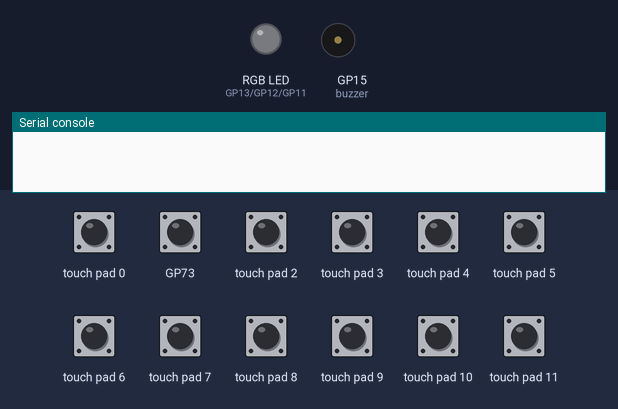
Bench run of a program on a simulated Raspberry Pi Pico running MicroPython. On the bench: an RGB LED mixed from three pins (HIGH = lit), buzzer (waves = sounding), the last lines printed to the serial console. The test bench sets the inputs (shaded band); at power-on: touch pad 0, touch pad 2–11 LOW. Dim RGB values are drawn brighter than linear; random numbers come from a fixed seed; library files of the repository ran but are not shown: mpr121.py.

Above: at 1.2 s.
1.3 s: touch pad 0 pulled HIGH for 0.15 s
At 1.38 s:
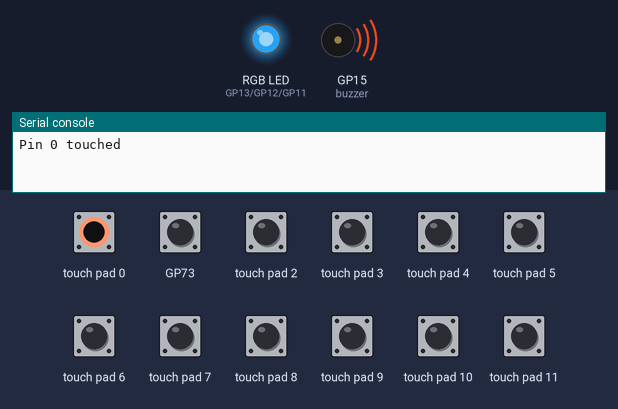
2.9 s: BOOTSEL button pressed for 0.15 s
At 2.97 s:
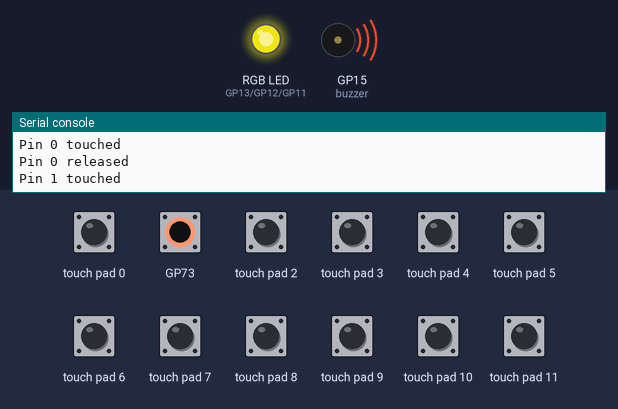
4.5 s: touch pad 2 pulled HIGH for 0.15 s
At 4.57 s:
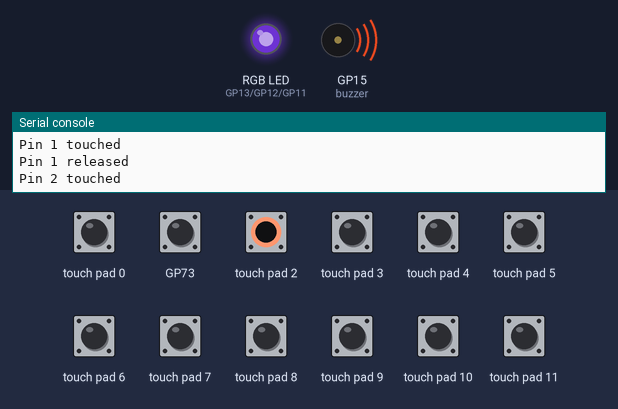
6.1 s: touch pad 3 pulled HIGH for 0.15 s
At 6.18 s:
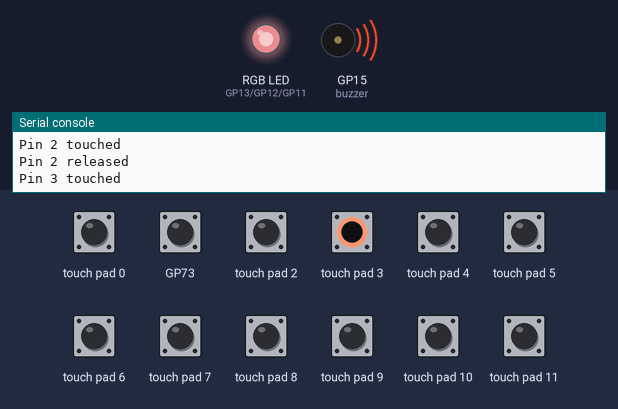
7.7 s: touch pad 4 pulled HIGH for 0.15 s
At 7.78 s:
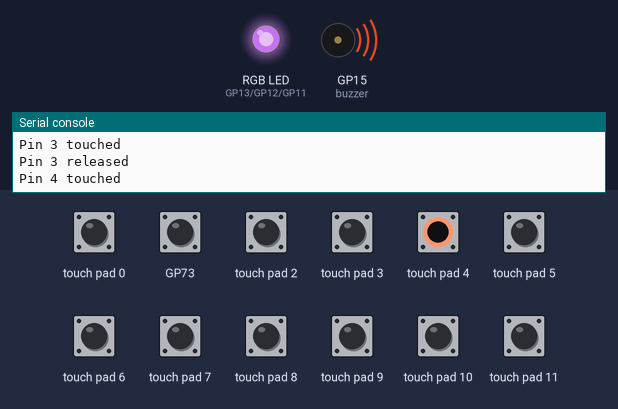
9.3 s: touch pad 5 pulled HIGH for 0.15 s
At 9.9 s:
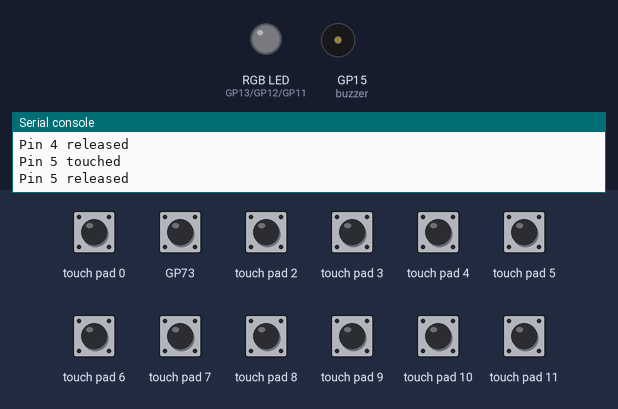
Timing chart, 0 to 11.9 s (numbered marks = the images above; inputs shaded):
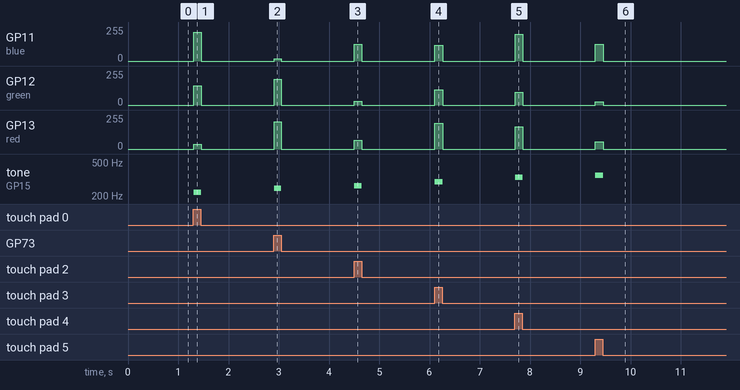

The program:

7.9_fruit_piano.py
```python
from mpr121 import MPR121
from machine import Pin, I2C, PWM
import time
import urandom

# Initialize I2C connection for MPR121 capacitive touch sensor
i2c = I2C(1, sda=Pin(6), scl=Pin(7))
mpr = MPR121(i2c)

# Define note frequencies (in Hertz)
NOTE_FREQUENCIES = [
    220,  # A3
    247,  # B3
    262,  # C4
    294,  # D4
    330,  # E4
    349,  # F4
    392,  # G4
    440,  # A4
    494,  # B4
    523,  # C5
    587,  # D5
    659   # E5
]

# Initialize PWM for buzzer on GP15
buzzer = PWM(Pin(15))

# Initialize PWM for RGB LED on GP13 (Red), GP12 (Green), GP11 (Blue)
red = PWM(Pin(13))
green = PWM(Pin(12))
blue = PWM(Pin(11))

# Set PWM frequency for LEDs
red.freq(1000)
green.freq(1000)
blue.freq(1000)

# Function to play a tone
def play_tone(frequency):
    if frequency == 0:
        buzzer.duty_u16(0)
    else:
        buzzer.freq(frequency)
        buzzer.duty_u16(32768)  # 50% duty cycle

# Function to stop the tone
def stop_tone():
    buzzer.duty_u16(0)

# Function to set a random color on the RGB LED
def set_random_color():
    red.duty_u16(urandom.getrandbits(16))
    green.duty_u16(urandom.getrandbits(16))
    blue.duty_u16(urandom.getrandbits(16))

# Function to turn off the RGB LED
def turn_off_led():
    red.duty_u16(0)
    green.duty_u16(0)
    blue.duty_u16(0)

# Main loop
try:
    last_touched = mpr.touched()
    while True:
        current_touched = mpr.touched()
        for i in range(12):
            pin_bit = 1 << i
            if current_touched & pin_bit and not last_touched & pin_bit:
                # Electrode i was just touched
                print("Pin {} touched".format(i))
                play_tone(NOTE_FREQUENCIES[i])
                set_random_color()
            if not current_touched & pin_bit and last_touched & pin_bit:
                # Electrode i was just released
                print("Pin {} released".format(i))
                stop_tone()
                turn_off_led()
        last_touched = current_touched
        time.sleep(0.01)
except KeyboardInterrupt:
    pass
finally:
    stop_tone()
    turn_off_led()
```

Measured:
- after the input at 1.3 s, GP11 (blue): 0/255 → 216/255 at once, → 0/255 0.15 s later; GP12 (green): 0/255 → 145/255 at once, → 0/255 0.15 s later; GP13 (red): 0/255 → 34/255 at once, → 0/255 0.15 s later; tone on GP15 (buzzer): silent → 220 Hz at once, → silent 0.15 s later
- after the input at 2.9 s, GP11 (blue): 0/255 → 16/255 at once, → 0/255 0.14 s later; GP12 (green): 0/255 → 195/255 at once, → 0/255 0.14 s later; GP13 (red): 0/255 → 205/255 at once, → 0/255 0.14 s later; tone on GP15 (buzzer): silent → 247 Hz at once, → silent 0.14 s later
- after the input at 4.5 s, GP11 (blue): 0/255 → 126/255 at once, → 0/255 0.15 s later; GP12 (green): 0/255 → 30/255 at once, → 0/255 0.15 s later; GP13 (red): 0/255 → 65/255 at once, → 0/255 0.15 s later; tone on GP15 (buzzer): silent → 262 Hz at once, → silent 0.15 s later
- after the input at 6.1 s, GP11 (blue): 0/255 → 120/255 at once, → 0/255 0.15 s later; GP12 (green): 0/255 → 115/255 at once, → 0/255 0.15 s later; GP13 (red): 0/255 → 194/255 at once, → 0/255 0.15 s later; tone on GP15 (buzzer): silent → 294 Hz at once, → silent 0.15 s later
- after the input at 7.7 s, GP11 (blue): 0/255 → 201/255 at once, → 0/255 0.14 s later; GP12 (green): 0/255 → 97/255 at once, → 0/255 0.14 s later; GP13 (red): 0/255 → 166/255 at once, → 0/255 0.14 s later; tone on GP15 (buzzer): silent → 330 Hz at once, → silent 0.14 s later
- after the input at 9.3 s, GP11 (blue): 0/255 → 124/255 at once, → 0/255 0.15 s later; GP12 (green): 0/255 → 24/255 at once, → 0/255 0.15 s later; GP13 (red): 0/255 → 54/255 at once, → 0/255 0.15 s later; tone on GP15 (buzzer): silent → 349 Hz at once, → silent 0.15 s later
